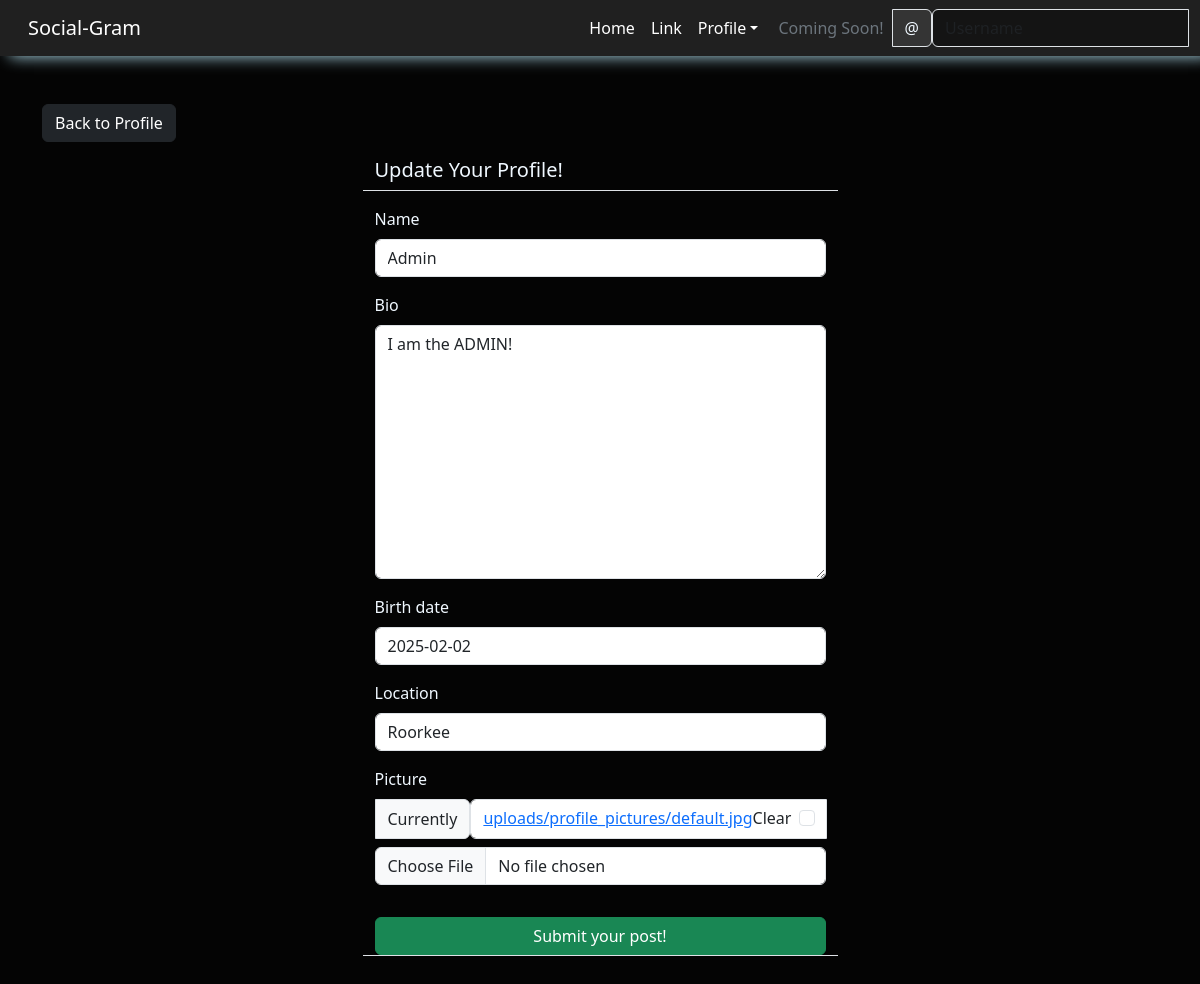
Page /social/profile/edit/1 (signed in) on the committed database.
### social/models.py (models this page shows)
class UserProfile(models.Model):
    user = models.OneToOneField(User , primary_key=True , verbose_name='user' , related_name='profile' , on_delete=models.CASCADE)
    name = models.CharField(max_length=30, blank=True ,null=True)
    bio = models.TextField(max_length=500, blank=True , null=True)
    birth_date = models.DateField(blank=True , null=True)
    location = models.CharField(max_length=100,blank=True,null=True)
    picture = models.ImageField(upload_to='uploads/profile_pictures' , default='uploads/profile_pictures/default.jpg' , blank=True)
    followers = models.ManyToManyField(User , blank=True , related_name='followers')

### social/views.py (the view, shortened to what this page needs)
# urls.py: path('profile/edit/<int:pk>' , ProfileEditView.as_view() , name='profile-edit'),
class ProfileEditView(LoginRequiredMixin , UserPassesTestMixin , UpdateView):
    model = UserProfile
    fields = ['name' , 'bio' , 'birth_date' , 'location' , 'picture']
    template_name = 'social/profile_edit.html'
    def test_func(self):
        profile = self.get_object()
        return self.request.user == profile.user

### social/templates/social/profile_edit.html (shortened to what this page needs)
{% extends 'landing/base.html' %}
{% load crispy_forms_tags %}
{% block content %}
<div class="container">
    <div class="row mt-5">
        <div class="col-md-5 col-sm-6">
            <a href="{% url 'profile' object.pk %}" class="btn btn-dark">Back to Profile</a>
        </div>
    </div>
    <div class="row justify-content-center mt-3">
        <div class="col-md-5 col-sm-12 border-bottom">
            <h5>Update Your Profile!</h5>
        </div>
    </div>
    <div class="row justify-content-center mt-3 mb-5">
        <div class="col-md-5 col-sm-12 border-bottom">
            <form method="POST" enctype="multipart/form-data">
                {{form | crispy}}
                <div class="d-grid gap-2">
                    <button class="btn btn-success mt-3">Submit your post!</button>
                </div>
            </form>
        </div>
    </div>
</div>
{% endblock content %}

### landing/templates/landing/base.html (style rules this page uses)
body { background-color: #040404; color: aliceblue; }

### rows in the picture
UserProfile: name "Admin", bio "I am the ADMIN!", birth_date "2025-02-02", location "Roorkee"
